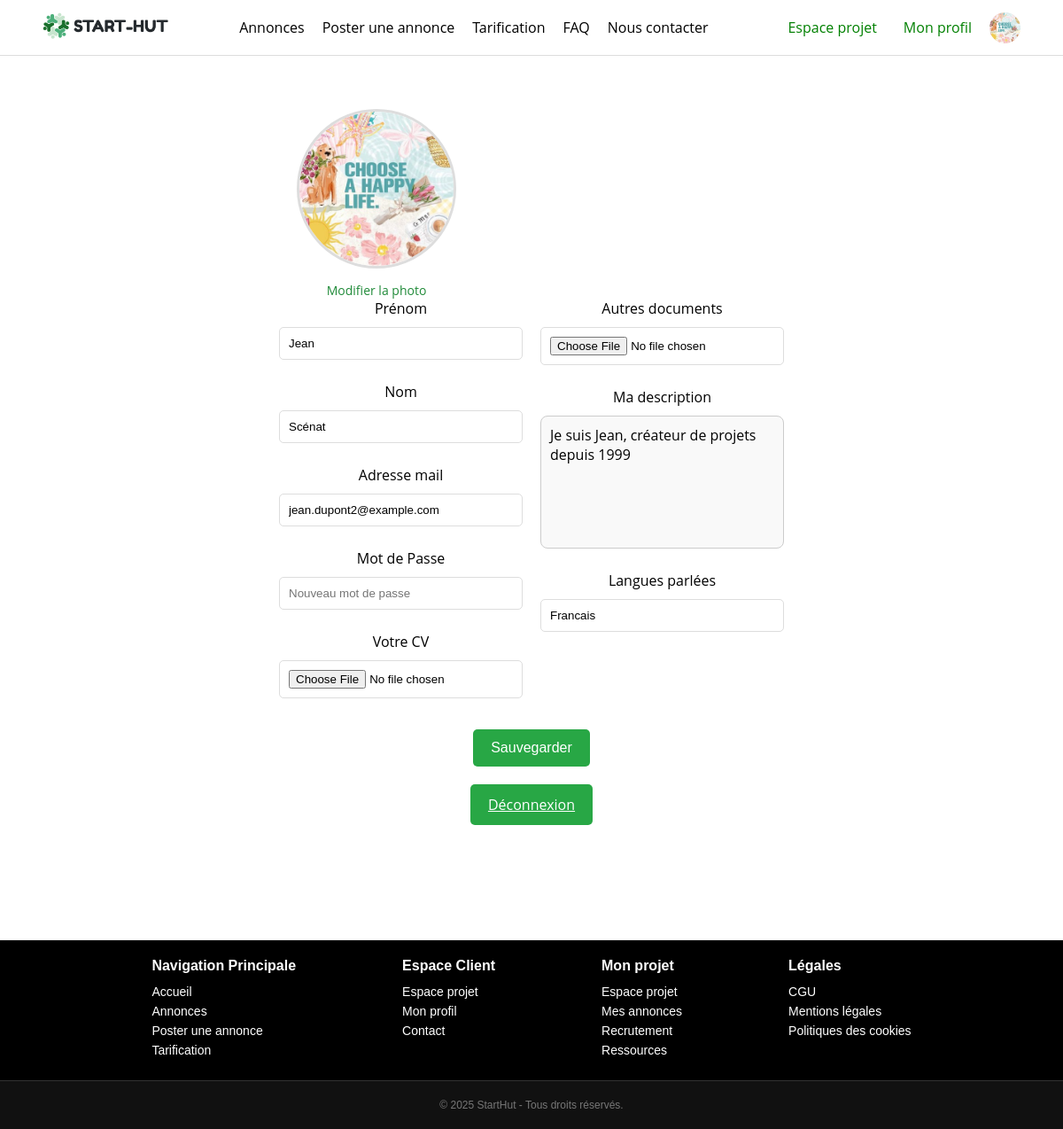
Page /src/views/user/profil.php (signed in) on the committed database.
### tables this page shows
CREATE TABLE Utilisateurs (
    id INT PRIMARY KEY AUTO_INCREMENT,
    nom VARCHAR(255) NOT NULL,
    prenom VARCHAR(255) NOT NULL ,
    email VARCHAR(255) NOT NULL UNIQUE,
    mot_de_passe VARCHAR(255) NOT NULL,
    description_profil VARCHAR(255),
    langues_parlees VARCHAR(255),
    type ENUM('porteur', 'collaborateur') NOT NULL
);

### src/views/user/profil.php (the view, shortened to what this page needs)
<!DOCTYPE html>
<html>
<head>
    <link rel="stylesheet" href="/Start-Hut/public/assets/css/styles.css">
    <link rel="stylesheet" href="/Start-Hut/public/assets/css/styles-quentin.css">
</head>
<body>
<?php
include('../../templates/header.php');
$conn = new mysqli(DB_HOST, DB_USER, DB_PASS, DB_NAME);
$user = [];
if (isset($_SESSION['user_id'])) {
    $user_id = $_SESSION['user_id'];
    $sql = "SELECT u.*, d.lien FROM Utilisateurs u LEFT JOIN Documents d ON u.id = d.proprietaire AND d.type = 'image' WHERE u.id = ?";
    $stmt = $conn->prepare($sql);
    $stmt->bind_param("i", $user_id);
    $stmt->execute();
    $result = $stmt->get_result();
    $user = $result->fetch_assoc();
} else {
    header("Location: /Start-Hut/public/index.php");
    exit();
}
?>
<div class="content">
    <div class="profile-section">
        <form method="POST" action="">
            <div class="profile-container">
                <label for="file-upload">
                    <img src="<?php echo $user['lien'] ?? '/Start-Hut/public/assets/img/APRIL.png'; ?>" id="profile-pic" class="profile-pic" alt="Photo de profil">
                    <div class="edit-text">Modifier la photo</div>
                </label>
            </div>
            <div class="form-grid">
                <div class="form-box">
                    <label>Prénom</label>
                    <input type="text" name="prenom" class="input-field" placeholder="Votre prénom"
                        value="<?php echo htmlspecialchars($user['prenom'] ?? ''); ?>">
                    <label>Nom</label>
                    <input type="text" name="nom" class="input-field" placeholder="Votre nom"
                        value="<?php echo htmlspecialchars($user['nom'] ?? ''); ?>">
                    <label>Adresse mail</label>
                    <input type="email" class="input-field" readonly
                        value="<?php echo htmlspecialchars($_SESSION['user_email'] ?? 'Non connecté'); ?>">
                    <label>Mot de Passe</label>
                    <input type="password" class="input-field" placeholder="Nouveau mot de passe">
                    <label>Votre CV</label>
                    <input type="file" class="input-field">
                </div>
                <div class="form-box">
                    <label>Autres documents</label>
                    <input type="file" class="input-field">
                    <label>Ma description</label>
                    <textarea name="description_profil" class="input-field description" placeholder="Décrivez-vous. Soyez inspiré." style="height: 150px; resize: none;"><?php echo htmlspecialchars($user['description_profil'] ?? ''); ?></textarea>
                    <label>Langues parlées</label>
                    <input type="text" name="langues_parlees" class="input-field" placeholder="Vos langues"
                        value="<?php echo htmlspecialchars($user['langues_parlees'] ?? ''); ?>">
                </div>
            </div>
            <div class="button-container">
                <button type="submit" class="save-button">Sauvegarder</button>
            </div>
            <div class="button-container">
                <a href="profil.php?logout=true" class="logout-button">Déconnexion</a>
            </div>
        </form>
    </div>
</div>
<?php
include('../../templates/footer.php');
?>
</body>
</html>

### src/templates/header.php (shortened to what this page needs)
<div class="navbar-container">
    <nav class="navbar">
        <div class="logo">
            <a href="/Start-Hut/public/index.php"><img src="/Start-Hut/public/assets/img/logo.png" alt="Logo"></a>
        </div>
            <?php
            $user_type = $_SESSION['user_type'] ?? null;
            ?>
            <ul class="nav-links">
                <?php if ($user_type === 'porteur'): ?>
                    <li><a href="/Start-Hut/src/views/annonces.php">Annonces</a></li>
                    <li><a href="/Start-Hut/src/views/projet/annonce/posterannonce.php">Poster une annonce</a></li>
                    <li><a href="/Start-Hut/src/views/abonnements.php">Tarification</a></li>
                    <li><a href="/Start-Hut/src/views/faq.php">FAQ</a></li>
                    <li><a href="/Start-Hut/src/views/contact.php">Nous contacter</a></li>
                <?php endif; ?>
            </ul>
            <div class="auth-buttons">
                <?php if (!isset($_SESSION['user_id'])): ?>
                    <a href="/Start-Hut/src/views/user/connexion.php" class="signup">Se connecter</a>
                <?php else: ?>
                    <?php if ($user_type === 'porteur'): ?>
                        <a href="/Start-Hut/src/views/projet/espace-projet.php" class="signup">Espace projet</a>
                    <?php elseif ($user_type === 'collaborateur'): ?>
                        <a href="/Start-Hut/src/views/projet/espace-collaborateur.php" class="signup">Espace collaborateur</a>
                    <?php endif; ?>
                    <a href="/Start-Hut/src/views/user/profil.php" class="signup">Mon profil</a>
                    <?php
                    $conn = new mysqli(DB_HOST, DB_USER, DB_PASS, DB_NAME);
                    $user_id = $_SESSION['user_id'];
                    $sql = "SELECT d.lien FROM Documents d WHERE d.proprietaire = ? AND d.type = 'image'";
                    $stmt = $conn->prepare($sql);
                    $stmt->bind_param("i", $user_id);
                    $stmt->execute();
                    $result = $stmt->get_result();
                    $user_image = $result->fetch_assoc();
                    ?>
                    <a href="/Start-Hut/src/views/user/profil.php" class="profile-image-link">
                        <img src="<?php echo $user_image['lien'] ?? '/Start-Hut/public/assets/img/APRIL.png'; ?>" class="header-profile-pic" alt="Photo de profil">
                    </a>
                <?php endif; ?>
            </div>
    </nav>
</div>

### src/templates/footer.php (shortened to what this page needs)
<footer>
    <div class="footer-container">
        <div class="footer-section">
            <h3>Navigation Principale</h3>
            <?php
            $user_type = $_SESSION['user_type'] ?? null;
            ?>
            <?php if ($user_type === 'porteur'): ?>
            <p><a href="/Start-Hut/public/index.php">Accueil</a></p>
            <p><a href="/Start-Hut/src/views/annonces.php">Annonces</a></p>
            <p><a href="/Start-Hut/src/views/projet/annonce/posterannonce.php">Poster une annonce</a></p>
            <p><a href="/Start-Hut/src/views/abonnements.php">Tarification</a></p>
            <?php endif; ?>
        </div>
        <div class="footer-section">
            <h3>Espace Client</h3>
            <?php if ($user_type === 'porteur'): ?>
                <p><a href="/Start-Hut/src/views/projet/espace-projet.php" >Espace projet</a></p>
                <p><a href="/Start-Hut/src/views/user/profil.php" >Mon profil</a></p>
                <p><a href="/Start-Hut/src/views/contact.php">Contact</a></p>
            <?php endif; ?>
        </div>
        <div class="footer-section">
            <?php if ($user_type === 'porteur'): ?>
            <h3>Mon projet</h3>
            <p><a href="/Start-Hut/src/views/projet/espace-projet.php">Espace projet</a></p>
            <p><a href="/Start-Hut/src/views/projet/espace-projet.php">Mes annonces</a></p>
            <p><a href="/Start-Hut/src/views/projet/recrutement.php">Recrutement</a></p>
            <p><a href="/Start-Hut/src/views/projet/ressource/ressources.php">Ressources</a></p>
            <?php endif; ?>
        </div>
        <div class="footer-section">
            <h3>Légales</h3>
            <p><a href="/Start-Hut/src/views/legal/cgu.php">CGU</a></p>
            <p><a href="/Start-Hut/src/views/legal/mentions.php">Mentions légales</a></p>
            <p><a href="/Start-Hut/src/views/legal/cookies.php">Politiques des cookies</a></p>
        </div>
    </div>
    <div class="footer-bottom">
    © 2025 StartHut - Tous droits réservés.
</div>
</footer>

### public/assets/css/styles.css (style rules this page uses)
* { margin: 0; padding: 0; box-sizing: border-box; }
body { width: auto; font-family: 'Open Sans', sans-serif; display: flex; flex-direction: column; min-height: 100vh; }
.navbar { display: flex; align-items: center; justify-content: center; padding: 10px ; background-color: white; border-bottom: 1px solid #ddd; gap: 60px; margin-bottom: 30px; }
.logo { display: flex; }
.logo img { height: 30px; width: auto; }
.nav-links { list-style: none; display: flex; gap: 20px; margin: 0 20px; color: black; text-decoration: none; }
.nav-links li a { text-decoration: none; color: black; }
.auth-buttons { display: flex; gap: 10px; color: black; }
.auth-buttons .signup { text-decoration: none; color: green; padding: 10px; }
.content { display: flex; justify-content: center; align-items: center; flex-direction: column; text-align: center; padding-bottom: 100px; }
footer { background-color: #000000; color: white; width: 100%; position: relative; bottom: 0px; margin-top: auto; font-family: Arial, sans-serif; }
.footer-container { display: flex; justify-content: center; align-items: flex-start; gap: 120px; padding: 20px 0; text-align: left; }
.footer-section h3 { font-size: 16px; font-weight: bold; margin-bottom: 12px; }
.footer-section p { margin: 6px 0; font-size: 14px; }
footer a { text-decoration: none; color: inherit; }
.footer-bottom { background-color: #111111; border-top: 1px solid #333; color: white; width: 100%; position: relative; bottom: 0px; margin-top: auto; font-family: Arial, sans-serif; padding: 20px 0; margin-left: auto; font-size: 12px; color: #777; text-align: center; }
.content { width: 80%; margin: 30px auto; }
.button-container { display: flex; gap: 10px; margin-top: 15px; }

### public/assets/css/styles-quentin.css (style rules this page uses)
.profile-section { display: flex; align-items: flex-start; gap: 40px; flex-wrap: wrap; }
.profile-container { display: flex; flex-direction: column; align-items: center; width: 220px; }
.profile-pic { width: 180px; height: 180px; border-radius: 50%; object-fit: cover; cursor: pointer; border: 3px solid #ddd; transition: transform 0.3s ease; }
.edit-text { text-align: center; margin-top: 10px; font-size: 14px; color: #218b3a; cursor: pointer; }
.form-grid { display: grid; grid-template-columns: 1fr 1fr; gap: 20px; width: 100%; }
.form-box { display: flex; flex-direction: column; gap: 10px; width: 100%; }
.input-field, .dropdown { width: 100%; padding: 10px; border: 1px solid #ddd; border-radius: 5px; margin-bottom: 15px; }
.description { min-height: 220px; border-radius: 10px; background-color: #f9f9f9; margin-bottom: 15px; }
.button-container { display: flex; justify-content: center; margin-top: 20px; }
.save-button, .logout-button { padding: 12px 20px; background-color: #28a745; color: white; border: none; border-radius: 5px; cursor: pointer; font-size: 16px; }
textarea.description { width: 100%; min-height: 120px; resize: vertical; padding: 10px; border: 1px solid #ccc; border-radius: 8px; font-size: 1rem; font-family: inherit; box-sizing: border-box; }
form { flex: 2; }

### src/templates/header.php (style rules this page uses)
.auth-buttons { display: flex; align-items: center; gap: 10px; }
.header-profile-pic { width: 35px; height: 35px; border-radius: 50%; object-fit: cover; }
.profile-image-link { display: flex; align-items: center; justify-content: center; }

### src/templates/footer.php (style rules this page uses)
footer a { text-decoration: none; color: inherit; }

### rows in the picture
utilisateurs: prenom "Jean", nom "Scénat", description_profil "Je suis Jean, créateur de projets depuis 1999", langues_parlees "Francais"
